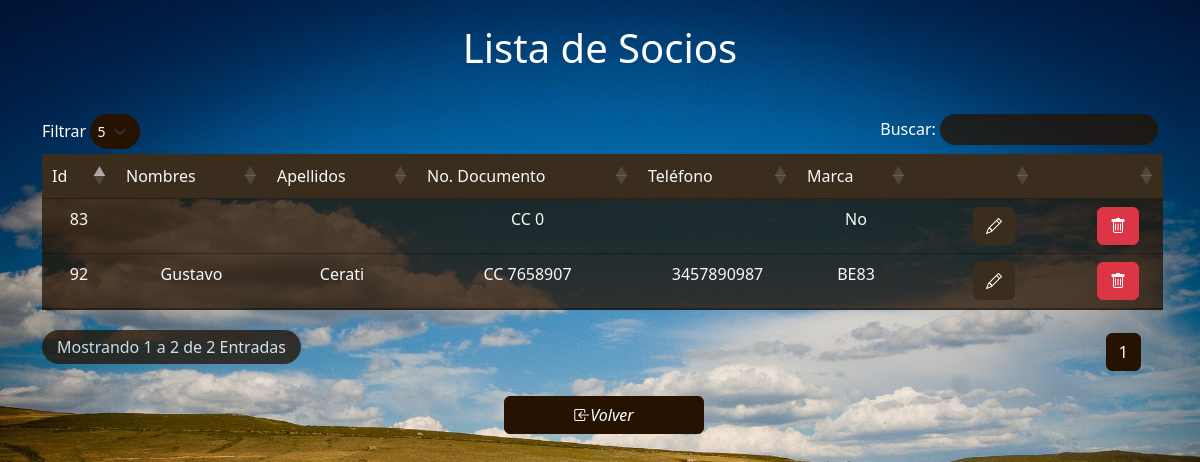
/socios/tablaSocios.php (signed in), run on the app's committed database.
### tables this page shows
CREATE TABLE `socios` (
  `idSocio` int(11) NOT NULL,
  `nombreSocio` varchar(50) NOT NULL,
  `apellidoSocio` varchar(50) NOT NULL,
  `documentoSocio` int(50) NOT NULL,
  `telefonoSocio` varchar(50) NOT NULL,
  `marca` varchar(11) NOT NULL,
  `tipoDocumento` varchar(40) NOT NULL
);

### socios/registros.php (the view, shortened to what this page needs)
<?php
    class Conectar{
        function listaSocios(){
            $servidor="localhost";
            $user="root";
            $password="";
            $database="finca_ganadera";
            $con= new mysqli($servidor,$user,$password,$database);
            $sql="SELECT * FROM socios ORDER BY nombreSocio ASC LIMIT 10";
            $resultset = $con->query($sql);
            if($resultset->num_rows>0){
                while($fila = $resultset->fetch_assoc()){
                    echo "<tr>
                    <td>".$fila["idSocio"]."</td>
                    <td>".$fila["nombreSocio"]."</td>
                    <td>".$fila["apellidoSocio"]."</td>
                    <td>".$fila["tipoDocumento"]." ".$fila["documentoSocio"]."</td>
                    <td>".$fila["telefonoSocio"]."</td>
                    <td>".$fila["marca"]."</td>
                    <td class='text-end pe-4 ps-4'>
                    <a class='btn btn-success' href='editarSocios.php?id=".$fila["idSocio"]."' > <i class='bi bi-pencil'></i> </a>
                    </td><td class='text-end pe-4 ps-4'>
                        <button class='btn btn-danger' onclick='listaSocios(this.value)' value='".$fila["idSocio"]."'> <i class='bi bi-trash'></i>  </button>
                    </td></tr>";
                }
            }
        }
    }
?>

### socios/tablaSocios.php (style rules this page uses)
body { background: url(../img/fondotabla.jpg) ; background-size: cover; background-repeat: no-repeat; background-attachment: fixed; margin: 0; height: 100vh; }

### data on the page
socios: idSocio "83", tipoDocumento "CC", documentoSocio "0", marca "No"
socios: idSocio "92", nombreSocio "Gustavo", apellidoSocio "Cerati", tipoDocumento "CC", documentoSocio "7658907", telefonoSocio "3457890987", marca "BE83"
